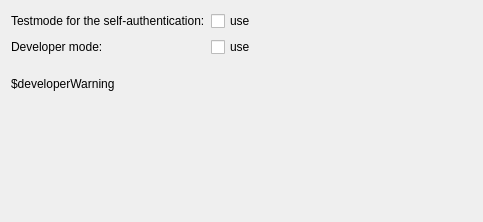
<?xml version="1.0" encoding="UTF-8"?>
<ui version="4.0">
 <class>DeveloperSettingsWidget</class>
 <widget class="QWidget" name="DeveloperSettingsWidget">
  <property name="geometry">
   <rect>
    <x>0</x>
    <y>0</y>
    <width>483</width>
    <height>222</height>
   </rect>
  </property>
  <layout class="QVBoxLayout" name="verticalLayout">
   <property name="spacing">
    <number>20</number>
   </property>
   <item>
    <widget class="QWidget" name="widget" native="true">
     <layout class="QFormLayout" name="formLayout">
      <property name="leftMargin">
       <number>0</number>
      </property>
      <property name="topMargin">
       <number>0</number>
      </property>
      <property name="rightMargin">
       <number>0</number>
      </property>
      <property name="bottomMargin">
       <number>0</number>
      </property>
      <item row="0" column="0">
       <widget class="QLabel" name="selfAuthTestLabel">
        <property name="enabled">
         <bool>true</bool>
        </property>
        <property name="focusPolicy">
         <enum>Qt::TabFocus</enum>
        </property>
        <property name="text">
         <string>Testmode for the self-authentication:</string>
        </property>
       </widget>
      </item>
      <item row="0" column="1">
       <widget class="QCheckBox" name="selfAuthTestCheckBox">
        <property name="enabled">
         <bool>true</bool>
        </property>
        <property name="text">
         <string>use</string>
        </property>
       </widget>
      </item>
      <item row="1" column="0">
       <widget class="QLabel" name="devmodeLabel">
        <property name="enabled">
         <bool>true</bool>
        </property>
        <property name="focusPolicy">
         <enum>Qt::TabFocus</enum>
        </property>
        <property name="text">
         <string>Developer mode:</string>
        </property>
       </widget>
      </item>
      <item row="1" column="1">
       <widget class="QCheckBox" name="chkbDeveloperMode">
        <property name="enabled">
         <bool>true</bool>
        </property>
        <property name="text">
         <string>use</string>
        </property>
       </widget>
      </item>
     </layout>
    </widget>
   </item>
   <item>
    <widget class="QLabel" name="lblDeveloperModeWarning">
     <property name="text">
      <string notr="true">$developerWarning</string>
     </property>
     <property name="wordWrap">
      <bool>true</bool>
     </property>
     <property name="focusPolicy">
      <enum>Qt::TabFocus</enum>
     </property>
    </widget>
   </item>
   <item>
    <spacer name="verticalSpacer">
     <property name="orientation">
      <enum>Qt::Vertical</enum>
     </property>
     <property name="sizeHint" stdset="0">
      <size>
       <width>20</width>
       <height>2</height>
      </size>
     </property>
    </spacer>
   </item>
  </layout>
 </widget>
 <resources/>
 <connections/>
</ui>
